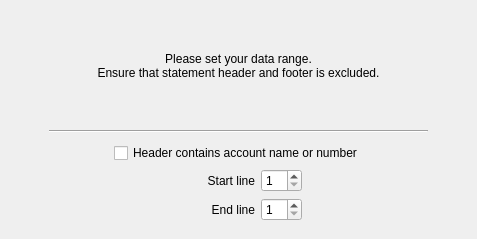
<?xml version="1.0" encoding="UTF-8"?>
<ui version="4.0">
 <class>RowsPage</class>
 <widget class="QWidget" name="RowsPage">
  <property name="geometry">
   <rect>
    <x>0</x>
    <y>0</y>
    <width>477</width>
    <height>239</height>
   </rect>
  </property>
  <property name="sizePolicy">
   <sizepolicy hsizetype="Expanding" vsizetype="Expanding">
    <horstretch>0</horstretch>
    <verstretch>0</verstretch>
   </sizepolicy>
  </property>
  <property name="windowTitle">
   <string>Rows Wizard Page</string>
  </property>
  <layout class="QHBoxLayout" name="horizontalLayout_2" stretch="1,10,1">
   <item>
    <spacer name="leftSpacer">
     <property name="orientation">
      <enum>Qt::Horizontal</enum>
     </property>
     <property name="sizeHint" stdset="0">
      <size>
       <width>40</width>
       <height>20</height>
      </size>
     </property>
    </spacer>
   </item>
   <item>
    <layout class="QVBoxLayout" name="verticalLayout" stretch="30,1,1,1,0,1,2">
     <item>
      <widget class="QLabel" name="label">
       <property name="text">
        <string>Please set your data range.
Ensure that statement header and footer is excluded.</string>
       </property>
       <property name="alignment">
        <set>Qt::AlignCenter</set>
       </property>
       <property name="wordWrap">
        <bool>true</bool>
       </property>
      </widget>
     </item>
     <item>
      <spacer name="verticalSpacer_2">
       <property name="orientation">
        <enum>Qt::Vertical</enum>
       </property>
       <property name="sizeHint" stdset="0">
        <size>
         <width>371</width>
         <height>3</height>
        </size>
       </property>
      </spacer>
     </item>
     <item>
      <widget class="Line" name="line">
       <property name="orientation">
        <enum>Qt::Horizontal</enum>
       </property>
      </widget>
     </item>
     <item>
      <spacer name="verticalSpacer_3">
       <property name="orientation">
        <enum>Qt::Vertical</enum>
       </property>
       <property name="sizeHint" stdset="0">
        <size>
         <width>371</width>
         <height>3</height>
        </size>
       </property>
      </spacer>
     </item>
     <item>
      <layout class="QHBoxLayout" name="horizontalLayout_3">
       <property name="bottomMargin">
        <number>0</number>
       </property>
       <item>
        <spacer name="horizontalSpacer_4">
         <property name="orientation">
          <enum>Qt::Horizontal</enum>
         </property>
         <property name="sizeHint" stdset="0">
          <size>
           <width>40</width>
           <height>20</height>
          </size>
         </property>
        </spacer>
       </item>
       <item>
        <widget class="QCheckBox" name="m_headerHasName">
         <property name="toolTip">
          <string>Statement header will be scanned for names and numbers of accounts you have already setup.</string>
         </property>
         <property name="text">
          <string>Header contains account name or number</string>
         </property>
        </widget>
       </item>
       <item>
        <spacer name="horizontalSpacer_3">
         <property name="orientation">
          <enum>Qt::Horizontal</enum>
         </property>
         <property name="sizeHint" stdset="0">
          <size>
           <width>40</width>
           <height>20</height>
          </size>
         </property>
        </spacer>
       </item>
      </layout>
     </item>
     <item>
      <layout class="QHBoxLayout" name="horizontalLayout" stretch="20,50,35">
       <item>
        <spacer name="horizontalSpacer">
         <property name="orientation">
          <enum>Qt::Horizontal</enum>
         </property>
         <property name="sizeHint" stdset="0">
          <size>
           <width>13</width>
           <height>13</height>
          </size>
         </property>
        </spacer>
       </item>
       <item>
        <layout class="QGridLayout" name="gridLayout" columnstretch="10,0">
         <item row="0" column="0">
          <widget class="QLabel" name="lblStartLine">
           <property name="text">
            <string>Start line</string>
           </property>
           <property name="alignment">
            <set>Qt::AlignRight|Qt::AlignTrailing|Qt::AlignVCenter</set>
           </property>
          </widget>
         </item>
         <item row="1" column="0">
          <widget class="QLabel" name="lblEndLine">
           <property name="text">
            <string>End line</string>
           </property>
           <property name="alignment">
            <set>Qt::AlignRight|Qt::AlignTrailing|Qt::AlignVCenter</set>
           </property>
          </widget>
         </item>
         <item row="0" column="1">
          <widget class="QSpinBox" name="m_startLine">
           <property name="sizePolicy">
            <sizepolicy hsizetype="Preferred" vsizetype="Preferred">
             <horstretch>0</horstretch>
             <verstretch>0</verstretch>
            </sizepolicy>
           </property>
           <property name="toolTip">
            <string>Enter the number of the first transaction line.
Will not accept value greater than the End Line value.</string>
           </property>
           <property name="minimum">
            <number>1</number>
           </property>
          </widget>
         </item>
         <item row="1" column="1">
          <widget class="QSpinBox" name="m_endLine">
           <property name="sizePolicy">
            <sizepolicy hsizetype="Preferred" vsizetype="Preferred">
             <horstretch>0</horstretch>
             <verstretch>0</verstretch>
            </sizepolicy>
           </property>
           <property name="toolTip">
            <string>Enter the number of the last transaction line.
Will not accept value less than Start Line value.</string>
           </property>
           <property name="minimum">
            <number>1</number>
           </property>
          </widget>
         </item>
        </layout>
       </item>
       <item>
        <spacer name="horizontalSpacer_2">
         <property name="orientation">
          <enum>Qt::Horizontal</enum>
         </property>
         <property name="sizeHint" stdset="0">
          <size>
           <width>13</width>
           <height>13</height>
          </size>
         </property>
        </spacer>
       </item>
      </layout>
     </item>
     <item>
      <spacer name="verticalSpacer_low">
       <property name="orientation">
        <enum>Qt::Vertical</enum>
       </property>
       <property name="sizeHint" stdset="0">
        <size>
         <width>20</width>
         <height>40</height>
        </size>
       </property>
      </spacer>
     </item>
    </layout>
   </item>
   <item>
    <spacer name="rightSpacer">
     <property name="orientation">
      <enum>Qt::Horizontal</enum>
     </property>
     <property name="sizeHint" stdset="0">
      <size>
       <width>40</width>
       <height>20</height>
      </size>
     </property>
    </spacer>
   </item>
  </layout>
 </widget>
 <resources/>
 <connections/>
</ui>
